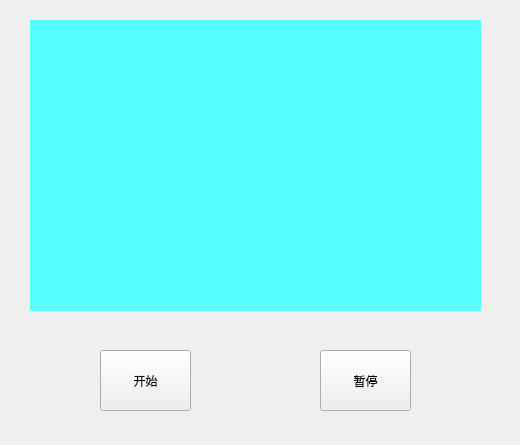
<?xml version="1.0" encoding="UTF-8"?>
<ui version="4.0">
 <class>Widget</class>
 <widget class="QWidget" name="Widget">
  <property name="geometry">
   <rect>
    <x>0</x>
    <y>0</y>
    <width>520</width>
    <height>445</height>
   </rect>
  </property>
  <property name="windowTitle">
   <string>Widget</string>
  </property>
  <widget class="QLabel" name="label">
   <property name="geometry">
    <rect>
     <x>30</x>
     <y>20</y>
     <width>451</width>
     <height>291</height>
    </rect>
   </property>
   <property name="styleSheet">
    <string notr="true">background-color: rgb(85, 255, 255);</string>
   </property>
   <property name="text">
    <string/>
   </property>
   <property name="scaledContents">
    <bool>true</bool>
   </property>
  </widget>
  <widget class="QPushButton" name="startButton">
   <property name="geometry">
    <rect>
     <x>100</x>
     <y>350</y>
     <width>91</width>
     <height>61</height>
    </rect>
   </property>
   <property name="text">
    <string>开始</string>
   </property>
  </widget>
  <widget class="QPushButton" name="stopButton">
   <property name="geometry">
    <rect>
     <x>320</x>
     <y>350</y>
     <width>91</width>
     <height>61</height>
    </rect>
   </property>
   <property name="text">
    <string>暂停</string>
   </property>
  </widget>
 </widget>
 <resources/>
 <connections/>
</ui>
